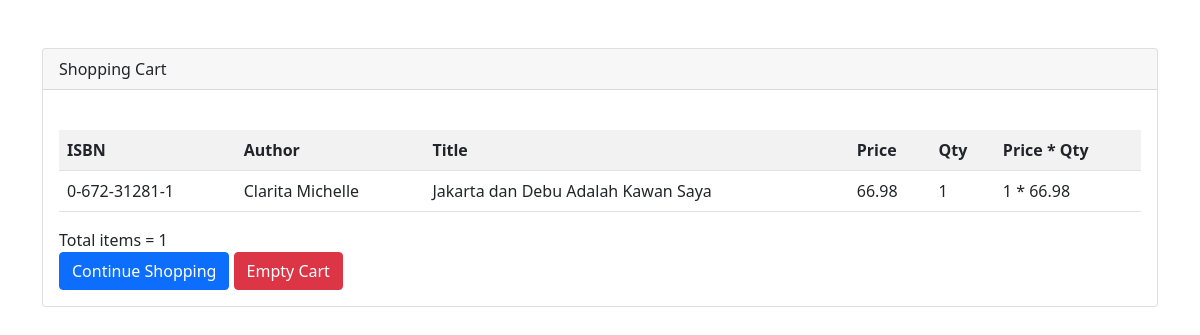
/show_cart.php?id=0-672-31281-1, run on the app's committed database.
### tables this page shows
CREATE TABLE `books` (
  `isbn` varchar(13) NOT NULL,
  `author` varchar(50) DEFAULT NULL,
  `title` varchar(100) DEFAULT NULL,
  `price` float(4,2) DEFAULT NULL,
  `categoryid` int(11) NOT NULL
);

### show_cart.php (the view, shortened to what this page needs)
<?php
$id = $_GET['id'];
?>
<?php include('./header.php') ?>
<br>
<div class="card mt-4">
    <div class="card-header">Shopping Cart</div>
    <div class="card-body">
        <br>
        <table class="table table-striped">
            <tr>
                <th>ISBN</th>
                <th>Author</th>
                <th>Title</th>
                <th>Price</th>
                <th>Qty</th>
                <th>Price * Qty</th>
            </tr>
            <?php
            require_once('C:\xampp\htdocs\Praktikum 4\lib\db_login.php');
            $sum_qty = 0;
            if (isset($_SESSION['cart']) && is_array($_SESSION['cart'])) {
                foreach ($_SESSION['cart'] as $id => $qty) {
                    $query = "SELECT * FROM books WHERE isbn='" . $id . "'";
                    $result = $db->query($query);
                    $sum_qty += $qty;
                    while ($row = $result->fetch_object()) {
                        echo '<tr>';
                        echo '<td>' . $row->isbn . '</td>';
                        echo '<td>' . $row->author . '</td>';
                        echo '<td>' . $row->title . '</td>';
                        echo '<td>' . $row->price . '</td>';
                        echo '<td>' . $qty . '</td>';
                        echo '<td>' . $qty . ' * ' . $row->price . '</td>';
                        echo '</tr>';
                    }
                }
            } else {
                echo '<tr><td colspan="6" align="center">There is no item in shopping cart</td></tr>';
            }
            ?>
        </table>
        Total items = <?php echo $sum_qty; ?><br>
        <a class="btn btn-primary" href="view_books.php">Continue Shopping</a>
        <a class="btn btn-danger" href="delete_cart.php">Empty Cart</a>
    </div>
</div>
<?php include('./footer.php') ?>

### data on the page
books: isbn "0-672-31281-1", author "Clarita Michelle", title "Jakarta dan Debu Adalah Kawan Saya", price "66.98", qty "1"

### other printed values
$sum_qty "1"
